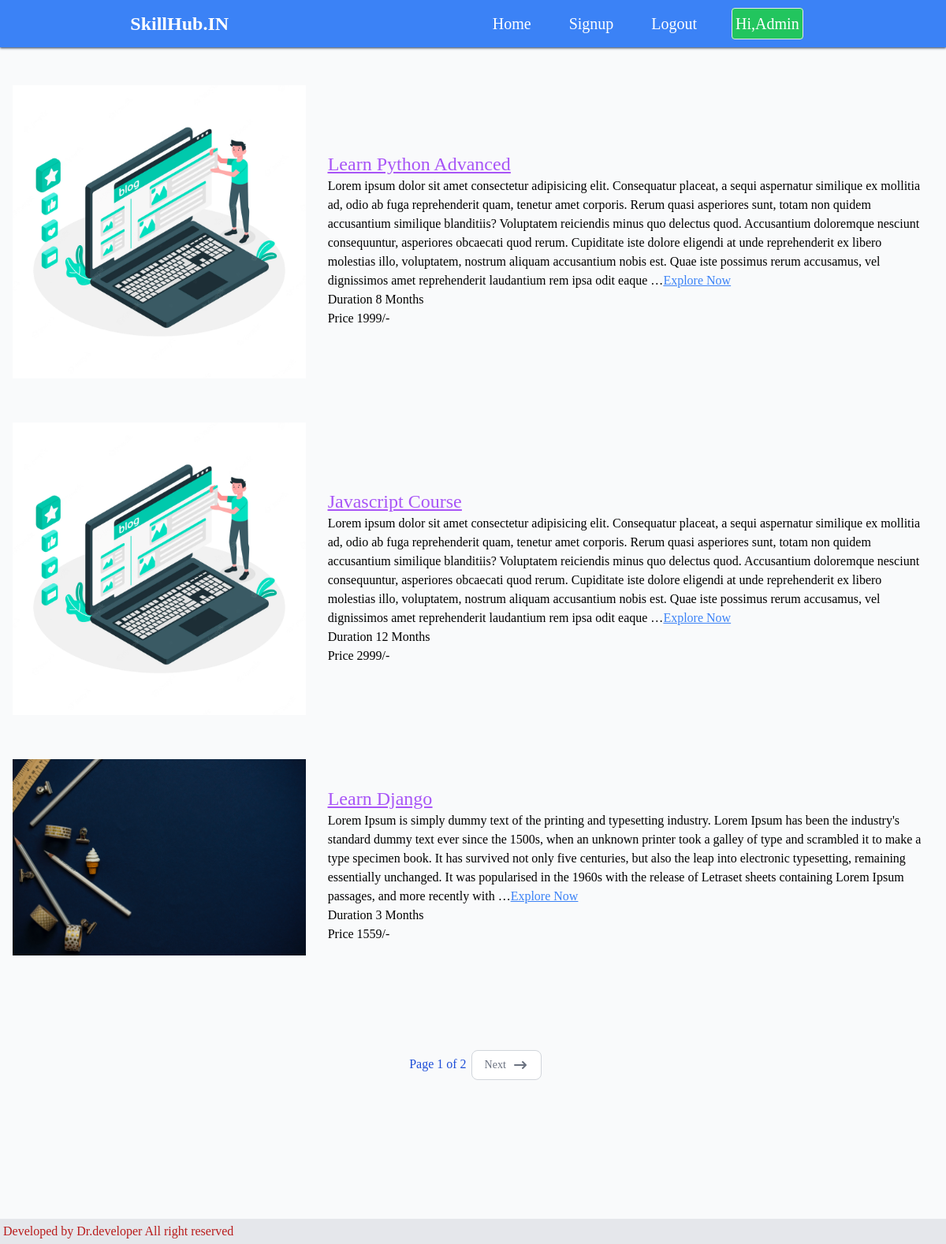
The app's page / (signed in) with its own data.
### blog/models.py (models this page shows, shortened)
class Blog(models.Model):
    course_img=models.ImageField(upload_to='courseimg')
    course_name=models.CharField(max_length=100)
    course_des=models.TextField()
    course_duration=models.PositiveIntegerField()
    course_price=models.PositiveIntegerField()

### blog/views.py (the view)
# urls.py: path('',views.Home.as_view(),name="home"),
class Home(ListView):
    model = Blog
    template_name ='pages/home.html'
    ordering=['id']
    paginate_by=3
    paginate_orphans = 1
    def paginate_queryset(self, queryset, page_size ):
        try:
            return super(Home,self).paginate_queryset(queryset, page_size)
        except Http404:
            self.kwargs['page']=1
            return super(Home,self).paginate_queryset(queryset, page_size)

### blog/templates/pages/home.html (shortened to what this page needs)
{% extends 'base.html' %}
{% load static %}
{% block content %}
{% for blogs in page_obj %}
<div class="flex items-center flex-col justify-evenly ml-2 m-5 mt-10  md:flex-row">
    <div class=" object-contain md:w-1/2 p-2 w-full hover:shadow-2xl duration-300">
       <img class=" " src="{{blogs.course_img.url}}" alt="">
    </div>
    <div class="w-full ml-5 mt-5">
            <h1 class="text-2xl font-medium w-full text-purple-500 underline capitalize"><a href="{% url 'detail' blogs.id %}">{{blogs.course_name}}</a> </h1>
        <p class="">{{blogs.course_des | truncatewords:80}}<button><a class="text-blue-500 hover:text-blue-600 underline" href="{% url 'detail' blogs.id %}">Explore Now</a></button> </p>
        <h1>Duration {{blogs.course_duration}} Months</h1>
        <h1>Price {{blogs.course_price}}/-</h1>
    </div>
</div>
{% endfor %}
<div class="flex justify-center items-center mt-28">
    <span >
        <span class=" text-blue-700  p-0.5  ml-1">Page {{page_obj.number}} of {{page_obj.paginator.num_pages}}</span>
    <span>{% if page_obj.has_next %}</span>
    <a href="?page={{page_obj.next_page_number}}" class="inline-flex items-center px-4 py-2 text-sm font-medium text-gray-500 bg-white border border-gray-300 rounded-lg hover:bg-gray-100 hover:text-gray-700 dark:bg-gray-800 dark:border-gray-700 dark:text-gray-400 hover:border-blue-700">
        Next
        <svg aria-hidden="true" class="w-5 h-5 ml-2" fill="currentColor" viewBox="0 0 20 20" xmlns="http://www.w3.org/2000/svg"><path fill-rule="evenodd" d="M12.293 5.293a1 1 0 011.414 0l4 4a1 1 0 010 1.414l-4 4a1 1 0 01-1.414-1.414L14.586 11H3a1 1 0 110-2h11.586l-2.293-2.293a1 1 0 010-1.414z" clip-rule="evenodd"></path></svg>
      </a>
    {% endif %}
</div>
{% endblock content %}

### theme/templates/base.html (shortened to what this page needs)
{% load static tailwind_tags %}
<!DOCTYPE html>
<html lang="en">
	<head>
		{% tailwind_css %}
	</head>
	<body class="bg-gray-50 font-serif leading-normal tracking-normal   ">
		<nav class=" bg-blue-500 flex justify-around items-center text-xl shadow shadow-slate-600 p-2 md:sticky top-0 sm:sticky ">
			<div class="flex items-center p-1 text-white ">
				<h1 class="text-2xl font-semibold">SkillHub.IN</h1>
			</div>
			<div class="">
				<ul id="menubar" class=" z-[1] md:text-white md:bg-none   mt-5 md:mt-0 pt-2 md:pt-0 md:flex md:static absolute left-[-500px] rounded  w-full  transition-all ease-linear duration-500">
					<li class="py-2 px-5 capitalize  ml-2 md:ml-0"><a class="rounded hover:shadow hover:shadow-slate-500 px-1 py-2 duration-200" href="{% url 'home' %}">home</a></li>
					<li class="py-2 px-5 capitalize  ml-2 md:ml-0"><a class="rounded hover:shadow hover:shadow-slate-500 px-1 py-2 duration-200" href="{% url 'signup' %}">signup</a></li>
					{% if request.user.is_authenticated %}
					<li class="py-2 px-5 capitalize  ml-2 md:ml-0"><a class="rounded hover:shadow hover:shadow-slate-500 px-1 py-2 duration-200" href="{% url 'logout' %}">logout</a></li>
					<li class="py-2 px-5 capitalize  ml-2 md:ml-0"><a class=" border bg-green-500 rounded px-1 py-2 duration-200 text-xl" href="">Hi,{{request.user}}</a></li>
					{% endif %}
				</ul>
			</div>
		</nav>
	{% block content %} {% endblock content %}
	<footer>
		<div class="flex items-end justify-start bg-gray-200 text-red-700 p-1 mt-44">
			Developed by Dr.developer All right reserved
		</div>
	</footer>
	</body>
</html>

### records on screen
Blog: course_img (picture), course_name "Learn Python Advanced", course_des "Lorem ipsum dolor sit amet consectetur adipisicing elit. Consequatur placeat, a sequi aspernatur similique ex mollitia ad, odio ab fuga reprehenderit quam, tenetur amet corporis. Rerum quasi asperiores sunt, totam non quidem accusantium similique blanditiis? Voluptatem reiciendis minus quo delectus quod. Accusantium doloremque nesciunt consequuntur, asperiores obcaecati quod rerum. Cupiditate iste dolore eligendi at unde reprehenderit ex libero molestias illo, voluptatem, nostrum aliquam accusantium nobis est. Quae iste possimus rerum accusamus, vel dignissimos amet reprehenderit laudantium rem ipsa odit eaque …", course_duration "8", course_price "1999"
Blog: course_img (picture), course_name "Javascript Course", course_des "Lorem ipsum dolor sit amet consectetur adipisicing elit. Consequatur placeat, a sequi aspernatur similique ex mollitia ad, odio ab fuga reprehenderit quam, tenetur amet corporis. Rerum quasi asperiores sunt, totam non quidem accusantium similique blanditiis? Voluptatem reiciendis minus quo delectus quod. Accusantium doloremque nesciunt consequuntur, asperiores obcaecati quod rerum. Cupiditate iste dolore eligendi at unde reprehenderit ex libero molestias illo, voluptatem, nostrum aliquam accusantium nobis est. Quae iste possimus rerum accusamus, vel dignissimos amet reprehenderit laudantium rem ipsa odit eaque …", course_duration "12", course_price "2999"
Blog: course_img (picture), course_name "Learn Django", course_des "Lorem Ipsum is simply dummy text of the printing and typesetting industry. Lorem Ipsum has been the industry's standard dummy text ever since the 1500s, when an unknown printer took a galley of type and scrambled it to make a type specimen book. It has survived not only five centuries, but also the leap into electronic typesetting, remaining essentially unchanged. It was popularised in the 1960s with the release of Letraset sheets containing Lorem Ipsum passages, and more recently with …", course_duration "3", course_price "1559"

### other values on screen
{{ request.user }} "Admin"
{{ page_obj.number }} "1"
{{ page_obj.paginator.num_pages }} "2"
